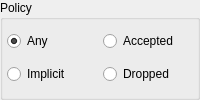
                 <widget class="QGroupBox" name="groupBoxPolicy">
                  <property name="sizePolicy">
                   <sizepolicy hsizetype="Preferred" vsizetype="Minimum">
                    <horstretch>0</horstretch>
                    <verstretch>0</verstretch>
                   </sizepolicy>
                  </property>
                  <property name="title">
                   <string>Policy</string>
                  </property>
                  <layout class="QGridLayout">
                   <property name="margin">
                    <number>4</number>
                   </property>
                   <property name="spacing">
                    <number>6</number>
                   </property>
                   <item row="0" column="0">
                    <widget class="IQFRadioButton" name="radioButtonAnyPolicy">
                     <property name="text">
                      <string>Any</string>
                     </property>
                     <property name="checked">
                      <bool>true</bool>
                     </property>
                    </widget>
                   </item>
                   <item row="1" column="1">
                    <widget class="IQFRadioButton" name="radioButtonDenial">
                     <property name="text">
                      <string>Dropped</string>
                     </property>
                    </widget>
                   </item>
                   <item row="1" column="0">
                    <widget class="IQFRadioButton" name="radioButtonImplicit">
                     <property name="text">
                      <string>Implicit</string>
                     </property>
                    </widget>
                   </item>
                   <item row="0" column="1">
                    <widget class="IQFRadioButton" name="radioButtonPermission">
                     <property name="text">
                      <string>Accepted</string>
                     </property>
                     <property name="checked">
                      <bool>false</bool>
                     </property>
                    </widget>
                   </item>
                  </layout>
                 </widget>
